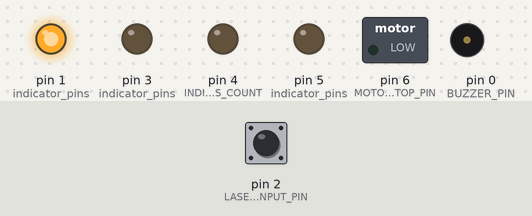
Simulated run of this program. Board: Arduino Uno, built with avr-gcc and run on an emulated ATmega328P. Parts: switched loads named in the program (green lamp = pin HIGH), output pins drawn as LEDs (lit = HIGH), buzzer (waves = sounding, pin HIGH). The inputs (shaded band) are chosen by the test bench; at power-on: pin 2 (LASER_INPUT_PIN) HIGH.

Above: at 4.6 s.
4.7 s: pin 2 (LASER_INPUT_PIN) pulsed LOW 5 times (0.12 s each, 0.3 s apart)
At 7.9 s:
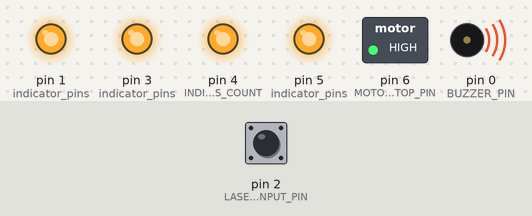
8.9 s: pin 2 (LASER_INPUT_PIN) pulled LOW for 0.15 s
At 10.6 s:
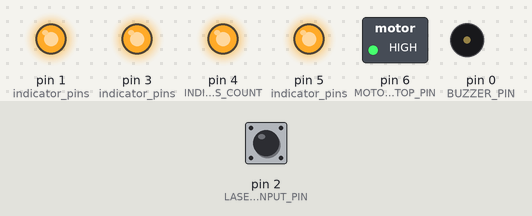
Timing chart, 0 to 12.9 s (numbered marks = the images above; inputs shaded):
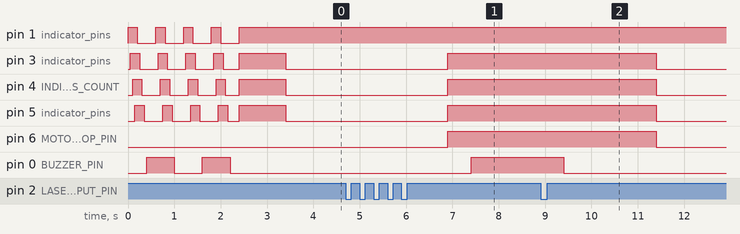

The program:

main.cpp
```cpp
#include <Arduino.h>

#include "alarm.h"
#include "config.h"
#include "indicator.h"
#include "motor.h"
#include "receiver.h"

uint8_t indicator_level_placeholder[] = {0, 1, 3, 7, 15};
uint8_t water_level, prev_water_level;
unsigned long last_data_time, current_time, tank_full_time = 0;
uint8_t error_count = 0;
uint16_t loop_counter;
boolean is_tank_full = false;

void startup_sequence() {
  for (uint8_t i = 0; i < 4; i++) {
    for (uint8_t j = 1; j <= 4; j++) {
      indicator_show(indicator_level_placeholder[j]);
      delay(50);
    }
    for (uint8_t j = 1; j <= 4; j++) {
      indicator_show(~indicator_level_placeholder[j]);
      delay(50);
    }
    alarm_toggle();
    delay(200);
  }

  indicator_show(indicator_level_placeholder[4]);
  alarm_stop();
}

void setup() {
  alarm_init();
  indicator_init();
  motor_init();
  receiver_init();

  startup_sequence();
  delay(1000);

  // int _pin_l = 3;
  // pinMode(_pin_l, OUTPUT);

  // while (1)
  // {
  //   digitalWrite(_pin_l, HIGH);
  //   delay(80);
  //   digitalWrite(_pin_l, LOW);
  //   delay(80);
  // }
}

void loop() {
  current_time = millis();
  water_level = receiver_get_data();
  // water_level = water_level > MAX_WATER_LEVEL ? MAX_WATER_LEVEL :
  // water_level;
  last_data_time = receiver_last_receive_time();

  // updating last_data_time to prevent unwanted behaviour
  // if (current_time < last_data_time) {
  //   last_data_time = 0;
  // }

  is_tank_full = (water_level == MAX_WATER_LEVEL);

  if (water_level != prev_water_level && is_tank_full) {
    tank_full_time = current_time;
  }

  // updating tank_full_time to prevent unwanted behaviour
  // if (current_time < tank_full_time) {
  //   tank_full_time = 0;
  // }

  // TODO change time limit based on water level
  if (current_time > (last_data_time + NO_RECEIVE_ERROR_TIME)) {
    // not receiving data

    if (error_count < 2) {
      error_count++;
    } else {
      motor_off();
      indicator_error();
      // if (!(loop_counter % 4)) {
      //   alarm_toggle();
      // }
      alarm_toggle();
    }
  } else {
    // receiving data

    // motor
    if (is_tank_full) {
      motor_off();
    } else {
      motor_continue();
    }

    // alarm
    if ((current_time < (tank_full_time + TANK_FULL_ALARM_TIME)) && is_tank_full) {
      if (!(loop_counter % 4)) {
        alarm_toggle();
      }
    } else {
      alarm_stop();
    }

    // indicator
    indicator_show(indicator_level_placeholder[water_level + 1]);
  }

  loop_counter++;
  prev_water_level = water_level;
  delay(500);
}
```

alarm.cpp
```cpp
#include "alarm.h"

#include "config.h"


void alarm_init() {
  pinMode(BUZZER_PIN, OUTPUT);
  digitalWrite(BUZZER_PIN, LOW);
}

void alarm_play() {
  digitalWrite(BUZZER_PIN, HIGH);
}

void alarm_stop() {
  digitalWrite(BUZZER_PIN, LOW);
}

void alarm_toggle() {
  digitalWrite(BUZZER_PIN, !digitalRead(BUZZER_PIN));
}
```

alarm.h
```cpp
#pragma once

#include <Arduino.h>

void alarm_init();
void alarm_play();
void alarm_stop();
void alarm_toggle();
```

indicator.cpp
```cpp
#include "indicator.h"

#include "config.h"

uint8_t indicator_pins[] = INDICATOR_PINS;
bool indicator_error_status = false;

void indicator_init() {
  for (uint8_t i = 0; i < INDICATOR_PINS_COUNT; i++) {
    pinMode(indicator_pins[i], OUTPUT);
    digitalWrite(indicator_pins[i], LOW);
  }
}

void indicator_show(uint8_t data) {
  for (uint8_t i = 0; i < INDICATOR_PINS_COUNT; i++) {
    digitalWrite(indicator_pins[i], !!(data & (1 << i)));
  }
}

void indicator_error() {
  indicator_error_status = !indicator_error_status;
  for (uint8_t i = 0; i < INDICATOR_PINS_COUNT; i++) {
    digitalWrite(indicator_pins[i], indicator_error_status);
  }
}
```

indicator.h
```cpp
#pragma once

#include <Arduino.h>

void indicator_init();
void indicator_show(uint8_t data);
void indicator_error();
```

motor.cpp
```cpp
#include "motor.h"
#include "config.h"

void motor_init() {
  pinMode(MOTOR_STOP_PIN, OUTPUT);
  digitalWrite(MOTOR_STOP_PIN, LOW);
}

void motor_off() {
  digitalWrite(MOTOR_STOP_PIN, HIGH);
}

void motor_continue() {
  digitalWrite(MOTOR_STOP_PIN, LOW);
}

void motor_stop() {
  motor_off();
  delay(500);
  motor_continue();
}
```

motor.h
```cpp
#pragma once

#include <Arduino.h>

void motor_init();
void motor_off();
void motor_continue();
void motor_stop();
```

receiver.cpp
```cpp
#include "receiver.h"

#include "config.h"

volatile unsigned long _receiver_last_receive_time;
volatile unsigned long _receiver_now;
volatile unsigned long _receiver_pulse_in_time;
volatile uint8_t _receiver_data;
uint8_t _receiver_data_2;

void receiver_on_receive() {
  _receiver_pulse_in_time = millis();
  if (_receiver_pulse_in_time < _receiver_now + LASER_MIN_PULSE_DURATION)
    return;

  _receiver_now = _receiver_pulse_in_time;

  if (_receiver_now > (_receiver_last_receive_time + RECEIVE_TIME_GAP)) {
    _receiver_last_receive_time = _receiver_now;
    _receiver_data = 0;
  }

  _receiver_data++;
}

void receiver_init() {
  pinMode(LASER_INPUT_PIN, INPUT_PULLUP);
  attachInterrupt(digitalPinToInterrupt(LASER_INPUT_PIN), receiver_on_receive,
                  RISING);
}

uint8_t receiver_get_data() {

  if (millis() > (_receiver_last_receive_time + RECEIVE_TIME_GAP)) {
    uint8_t water_level = _receiver_data - WATER_EMPTY_VALUE;
    if (_receiver_data < WATER_EMPTY_VALUE) {
      water_level = 0;
    }

    _receiver_data_2 =
        water_level > MAX_WATER_LEVEL ? MAX_WATER_LEVEL : water_level;
  }

  return _receiver_data_2;
}

unsigned long receiver_last_receive_time() {
  return _receiver_last_receive_time;
}
```

receiver.h
```cpp
#pragma once

#include <Arduino.h>

void receiver_init();
uint8_t receiver_get_data();
unsigned long receiver_last_receive_time();
```

config.h
```cpp
#pragma once

#define LASER_INPUT_PIN 2
#define BUZZER_PIN 0
#define INDICATOR_PINS {1, 3, 4, 5}
#define INDICATOR_PINS_COUNT 4
#define MOTOR_STOP_PIN 6

#define WATER_EMPTY_VALUE 2
#define MAX_WATER_LEVEL 3
#define RECEIVE_TIME_GAP 2000
// #define RECEIVE_TIME_GAP 5000
#define LASER_PULSE_DURATION 100
#define LASER_MIN_PULSE_DURATION 50


#define NO_RECEIVE_ERROR_TIME 70000
// #define NO_RECEIVE_ERROR_TIME 10000

#define TANK_FULL_ALARM_TIME 30000
```

Measured:
- after the input at 4.7 s, pin 3 (indicator_pins), pin 4 (INDICATOR_PINS_COUNT), pin 5 (indicator_pins), pin 6 (MOTOR_STOP_PIN): LOW → HIGH after 2.2 s; pin 0 (BUZZER_PIN): LOW → HIGH after 2.7 s
- after the input at 8.9 s, pin 3 (indicator_pins), pin 4 (INDICATOR_PINS_COUNT), pin 5 (indicator_pins), pin 6 (MOTOR_STOP_PIN): HIGH → LOW after 2.5 s; pin 0 (BUZZER_PIN): goes on until 9.4 s, then stays LOW
